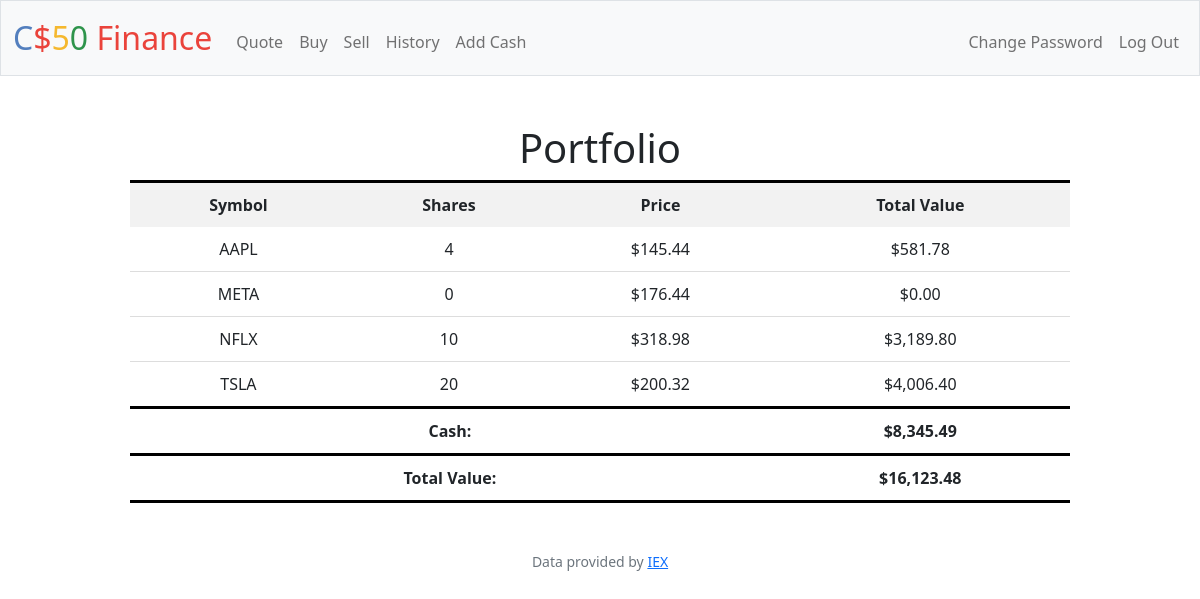
The app's page / (signed in), older data.
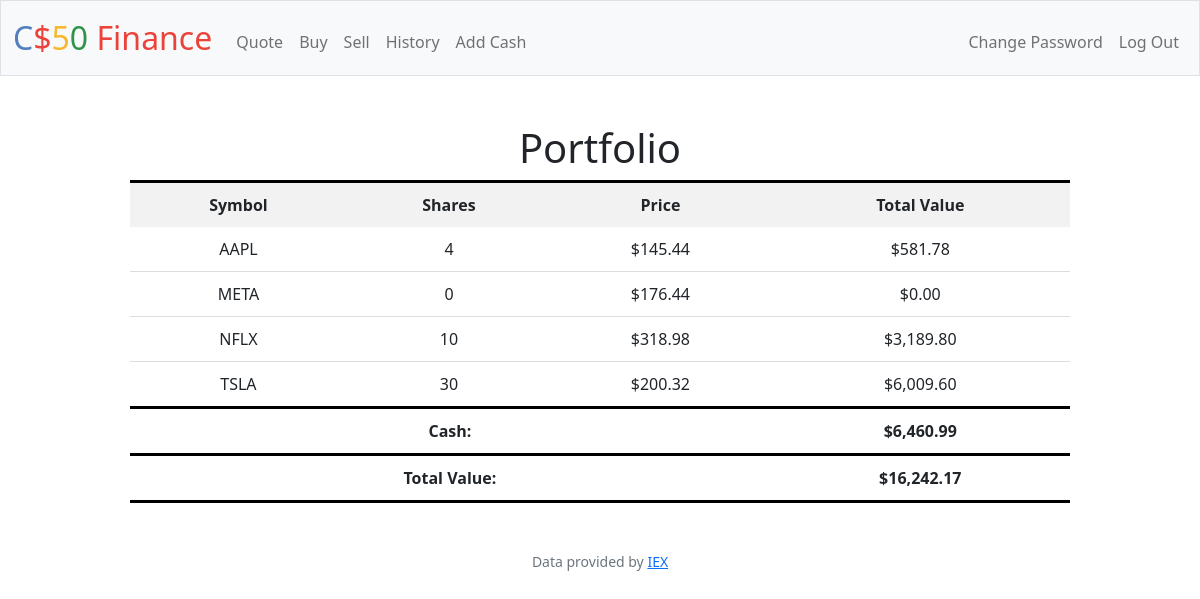
The same page, newer data.
### tables this page shows
CREATE TABLE 'transactions' ('id' INTEGER PRIMARY KEY AUTOINCREMENT NOT NULL, 'user_id' INTEGER, 'symbol' TEXT, 'shares' INTEGER, 'price' REAL, 'date' DATETIME);

CREATE TABLE users (id INTEGER PRIMARY KEY AUTOINCREMENT NOT NULL, username TEXT NOT NULL, hash TEXT NOT NULL, cash NUMERIC NOT NULL DEFAULT 10000.00);

### app.py (the view)
@app.route("/")
@login_required
def index():
    user_id = session["user_id"]
    stocks = db.execute("SELECT symbol, price, SUM(shares) AS shares FROM transactions WHERE user_id = ? GROUP BY symbol", user_id)
    cash = db.execute("SELECT cash FROM users WHERE id = ?", user_id)[0]["cash"]
    total = cash
    for stock in stocks:
        total += stock["price"] * stock["shares"]
    return render_template("index.html", stocks=stocks, cash=cash, usd=usd, total=total)

### app.py (called while the page is built)
@app.after_request
def after_request(response):
    response.headers["Cache-Control"] = "no-cache, no-store, must-revalidate"
    response.headers["Expires"] = 0
    response.headers["Pragma"] = "no-cache"
    return response

### helpers.py (called while the page is built)
def login_required(f):
    @wraps(f)
    def decorated_function(*args, **kwargs):
        if session.get("user_id") is None:
            return redirect("/login")
        return f(*args, **kwargs)
    return decorated_function

def usd(value):
    return f"${value:,.2f}"

### templates/index.html (shortened to what this page needs)
{% extends "layout.html" %}
{% block main %}
<div class="table-container">
    <table class="center">
        <thead>
            <h1><b1>Portfolio</b1></h1>
            <tr style="border-top: 3px solid black;">
                <th>Symbol</th>
                <th>Shares</th>
                <th>Price</th>
                <th>Total Value</th>
            </tr>
        </thead>
        <tbody>
            {% for stock in stocks %}
            <tr>
                <td>{{ stock["symbol"] }}</td>
                <td>{{ stock["shares"] }}</td>
                <td>{{ usd(stock["price"]) }}</td>
                <td>{{ usd(stock["shares"] * stock["price"]) }}</td>
            </tr>
            {% endfor %}
            <tr style="border-top: 3px solid black;">
                <td colspan="3"><b>Cash:</b></td>
                <td><b>{{ usd(cash) }}</b></td>
            </tr>
        </tbody>
        <tfoot>
            <tr class="total-value">
                <td colspan="3"><b>Total Value:</b></td>
                <td><b>{{ usd(total) }}</b></td>
            </tr>
        </tfoot>
    </table>
</div>
{% endblock %}

### templates/layout.html (shortened to what this page needs)
<!DOCTYPE html>
<html lang="en">
    <head>
        <link href="https://cdn.jsdelivr.net/npm/bootstrap@5.1.3/dist/css/bootstrap.min.css" rel="stylesheet">
        <link href="/static/styles.css" rel="stylesheet">
    </head>
    <body>
        <nav class="bg-light border navbar navbar-expand-md navbar-light">
            <div class="container-fluid">
                <a class="navbar-brand" href="/"><span class="blue">C</span><span class="red">$</span><span class="yellow">5</span><span class="green">0</span> <span class="red">Finance</span></a>
                <div class="collapse navbar-collapse" id="navbar">
                    {% if session["user_id"] %}
                        <ul class="navbar-nav me-auto mt-2">
                            <li class="nav-item"><a class="nav-link" href="/quote">Quote</a></li>
                            <li class="nav-item"><a class="nav-link" href="/buy">Buy</a></li>
                            <li class="nav-item"><a class="nav-link" href="/sell">Sell</a></li>
                            <li class="nav-item"><a class="nav-link" href="/history">History</a></li>
                            <li class="nav-item"><a class="nav-link" href="/add_cash">Add Cash</a></li>
                        </ul>
                        <ul class="navbar-nav ms-auto mt-2">
                            <li class="nav-item"><a class="nav-link" href="/change_password">Change Password</a></li>
                            <li class="nav-item"><a class="nav-link" href="/logout">Log Out</a></li>
                        </ul>
                    {% else %}
                        <ul class="navbar-nav ms-auto mt-2">
                            <li class="nav-item"><a class="nav-link" href="/register">Register</a></li>
                            <li class="nav-item"><a class="nav-link" href="/login">Log In</a></li>
                        </ul>
                    {% endif %}
                </div>
            </div>
        </nav>
        <main class="container-fluid py-5 text-center">
            {% block main %}{% endblock %}
        </main>
        <footer class="mb-5 small text-center text-muted">
            Data provided by <a href="https://iexcloud.io/">IEX</a>
        </footer>
    </body>
</html>

### static/styles.css (style rules this page uses)
nav .navbar-brand { font-size: xx-large; }
nav .navbar-brand .blue { color: #537fbe; }
nav .navbar-brand .red { color: #ea433b; }
nav .navbar-brand .yellow { color: #f5b82e; }
nav .navbar-brand .green { color: #2e944b; }
.table-container { margin: 0 auto; width: 80%; }
table { border-collapse: collapse; width: 100%; }
th, td { padding: 10px; text-align: center; }
th { background-color: #f2f2f2; font-weight: bold; }
td { border-bottom: 1px solid #ddd; }
tr.total-value { border-top: 3px solid black; border-bottom: 3px solid black; }

Row changes from the older to the newer data that the page shows:
computed for transactions "TSLA": shares "20" → "30"; shares "$4,006.40" → "$6,009.60"
changed users: cash "$8,345.49" → "$6,460.99"
Text that changed along with them:
{{ usd(total) }}: "$16,123.48" → "$16,242.17"
